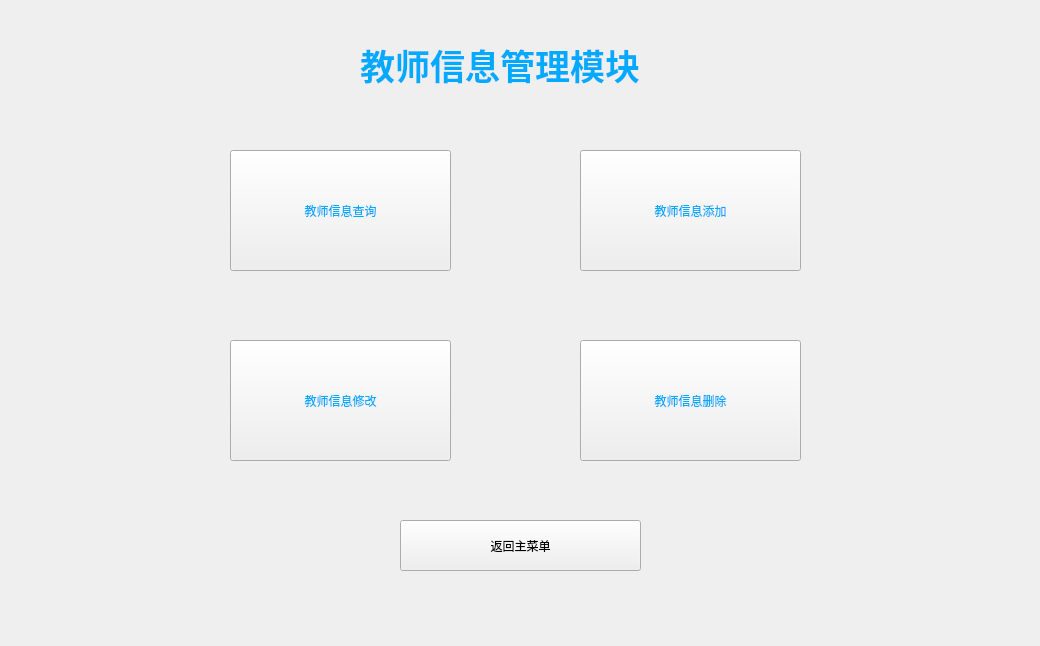
<?xml version="1.0" encoding="UTF-8"?>
<ui version="4.0">
 <class>Teacher</class>
 <widget class="QWidget" name="Teacher">
  <property name="geometry">
   <rect>
    <x>0</x>
    <y>0</y>
    <width>1040</width>
    <height>646</height>
   </rect>
  </property>
  <property name="windowTitle">
   <string>教师信息管理</string>
  </property>
  <property name="styleSheet">
   <string notr="true">background-image: url(:D:/PyQt/2.png);</string>
  </property>
  <widget class="QLabel" name="label">
   <property name="geometry">
    <rect>
     <x>360</x>
     <y>0</y>
     <width>661</width>
     <height>131</height>
    </rect>
   </property>
   <property name="text">
    <string>&lt;html&gt;&lt;head/&gt;&lt;body&gt;&lt;p&gt;&lt;span style=&quot; font-size:26pt; font-weight:600; color:#00aaff;&quot;&gt;教师信息管理模块&lt;/span&gt;&lt;/p&gt;&lt;/body&gt;&lt;/html&gt;</string>
   </property>
  </widget>
  <widget class="QPushButton" name="pushButton">
   <property name="geometry">
    <rect>
     <x>230</x>
     <y>150</y>
     <width>221</width>
     <height>121</height>
    </rect>
   </property>
   <property name="styleSheet">
    <string notr="true">color:rgb(0, 170, 255);
font: 16pt &quot;Agency FB&quot;;</string>
   </property>
   <property name="text">
    <string>教师信息查询</string>
   </property>
  </widget>
  <widget class="QPushButton" name="pushButton_2">
   <property name="geometry">
    <rect>
     <x>580</x>
     <y>150</y>
     <width>221</width>
     <height>121</height>
    </rect>
   </property>
   <property name="styleSheet">
    <string notr="true">color:rgb(0, 170, 255);
font: 16pt &quot;Agency FB&quot;;</string>
   </property>
   <property name="text">
    <string>教师信息添加</string>
   </property>
  </widget>
  <widget class="QPushButton" name="pushButton_3">
   <property name="geometry">
    <rect>
     <x>230</x>
     <y>340</y>
     <width>221</width>
     <height>121</height>
    </rect>
   </property>
   <property name="styleSheet">
    <string notr="true">color:rgb(0, 170, 255);
font: 16pt &quot;Agency FB&quot;;</string>
   </property>
   <property name="text">
    <string>教师信息修改</string>
   </property>
  </widget>
  <widget class="QPushButton" name="pushButton_4">
   <property name="geometry">
    <rect>
     <x>580</x>
     <y>340</y>
     <width>221</width>
     <height>121</height>
    </rect>
   </property>
   <property name="styleSheet">
    <string notr="true">color:rgb(0, 170, 255);
font: 16pt &quot;Agency FB&quot;;</string>
   </property>
   <property name="text">
    <string>教师信息删除</string>
   </property>
  </widget>
  <widget class="QPushButton" name="pushButton_5">
   <property name="geometry">
    <rect>
     <x>400</x>
     <y>520</y>
     <width>241</width>
     <height>51</height>
    </rect>
   </property>
   <property name="text">
    <string>返回主菜单</string>
   </property>
  </widget>
 </widget>
 <resources/>
 <connections/>
</ui>
